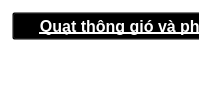
                                  <widget class="QFrame" name="Top_Setting_Option2">
                                   <property name="styleSheet">
                                    <string notr="true">background-color: rgba(0, 0, 0, 0);</string>
                                   </property>
                                   <property name="frameShape">
                                    <enum>QFrame::StyledPanel</enum>
                                   </property>
                                   <property name="frameShadow">
                                    <enum>QFrame::Raised</enum>
                                   </property>
                                   <layout class="QVBoxLayout" name="verticalLayout_53">
                                    <property name="spacing">
                                     <number>0</number>
                                    </property>
                                    <property name="leftMargin">
                                     <number>0</number>
                                    </property>
                                    <property name="topMargin">
                                     <number>0</number>
                                    </property>
                                    <property name="rightMargin">
                                     <number>0</number>
                                    </property>
                                    <property name="bottomMargin">
                                     <number>0</number>
                                    </property>
                                    <item>
                                     <widget class="QFrame" name="Top_Setting_Option2_frame">
                                      <property name="frameShape">
                                       <enum>QFrame::StyledPanel</enum>
                                      </property>
                                      <property name="frameShadow">
                                       <enum>QFrame::Raised</enum>
                                      </property>
                                      <widget class="QPushButton" name="Setting_Option2_header">
                                       <property name="geometry">
                                        <rect>
                                         <x>11</x>
                                         <y>11</y>
                                         <width>291</width>
                                         <height>28</height>
                                        </rect>
                                       </property>
                                       <property name="font">
                                        <font>
                                         <family>Segoe UI</family>
                                         <pointsize>12</pointsize>
                                         <weight>75</weight>
                                         <italic>false</italic>
                                         <bold>true</bold>
                                         <underline>true</underline>
                                        </font>
                                       </property>
                                       <property name="styleSheet">
                                        <string notr="true">color: rgb(255, 255, 255);</string>
                                       </property>
                                       <property name="text">
                                        <string>Quạt thông gió và phun sương</string>
                                       </property>
                                      </widget>
                                      <widget class="QFrame" name="Top_Setting_Option2_body">
                                       <property name="geometry">
                                        <rect>
                                         <x>11</x>
                                         <y>46</y>
                                         <width>203</width>
                                         <height>193</height>
                                        </rect>
                                       </property>
                                       <property name="frameShape">
                                        <enum>QFrame::StyledPanel</enum>
                                       </property>
                                       <property name="frameShadow">
                                        <enum>QFrame::Raised</enum>
                                       </property>
                                       <layout class="QVBoxLayout" name="verticalLayout_54">
                                        <item>
                                         <widget class="QRadioButton" name="Radio_btn1_2">
                                          <property name="font">
                                           <font>
                                            <family>Segoe UI</family>
                                            <pointsize>10</pointsize>
                                           </font>
                                          </property>
                                          <property name="styleSheet">
                                           <string notr="true">color: rgb(255, 255, 255);</string>
                                          </property>
                                          <property name="text">
                                           <string>Thông gió tự động</string>
                                          </property>
                                         </widget>
                                        </item>
                                        <item>
                                         <widget class="QRadioButton" name="Radio_btn1_3">
                                          <property name="font">
                                           <font>
                                            <family>Segoe UI</family>
                                            <pointsize>10</pointsize>
                                           </font>
                                          </property>
                                          <property name="styleSheet">
                                           <string notr="true">color: rgb(255, 255, 255);</string>
                                          </property>
                                          <property name="text">
                                           <string>Phun sương tự động</string>
                                          </property>
                                         </widget>
                                        </item>
                                        <item>
                                         <widget class="QPushButton" name="Slider_label1_3">
                                          <property name="font">
                                           <font>
                                            <family>Segoe UI</family>
                                            <pointsize>10</pointsize>
                                           </font>
                                          </property>
                                          <property name="styleSheet">
                                           <string notr="true">color: rgb(255, 255, 255);</string>
                                          </property>
                                          <property name="text">
                                           <string>Mức bắt đầu tưới</string>
                                          </property>
                                         </widget>
                                        </item>
                                        <item>
                                         <widget class="QPushButton" name="Slider_label1_2">
                                          <property name="font">
                                           <font>
                                            <family>Segoe UI</family>
                                            <pointsize>10</pointsize>
                                           </font>
                                          </property>
                                          <property name="styleSheet">
                                           <string notr="true">color: rgb(255, 255, 255);</string>
                                          </property>
                                          <property name="text">
                                           <string>Mức bắt đầu tưới</string>
                                          </property>
                                         </widget>
                                        </item>
                                        <item>
                                         <widget class="QSlider" name="Slider_4">
                                          <property name="styleSheet">
                                           <string notr="true">border-radius: 5px;</string>
                                          </property>
                                          <property name="orientation">
                                           <enum>Qt::Horizontal</enum>
                                          </property>
                                         </widget>
                                        </item>
                                        <item>
                                         <widget class="QSlider" name="Slider1_2">
                                          <property name="styleSheet">
                                           <string notr="true">QSlider#Slider1{
	
}
QSlider#Slider1:hover{
	
	color: rgb(255, 0, 0);
}
QSlider#Slider1{
	color: rgb(0, 255, 0);
}</string>
                                          </property>
                                          <property name="orientation">
                                           <enum>Qt::Horizontal</enum>
                                          </property>
                                         </widget>
                                        </item>
                                       </layout>
                                      </widget>
                                     </widget>
                                    </item>
                                   </layout>
                                  </widget>
